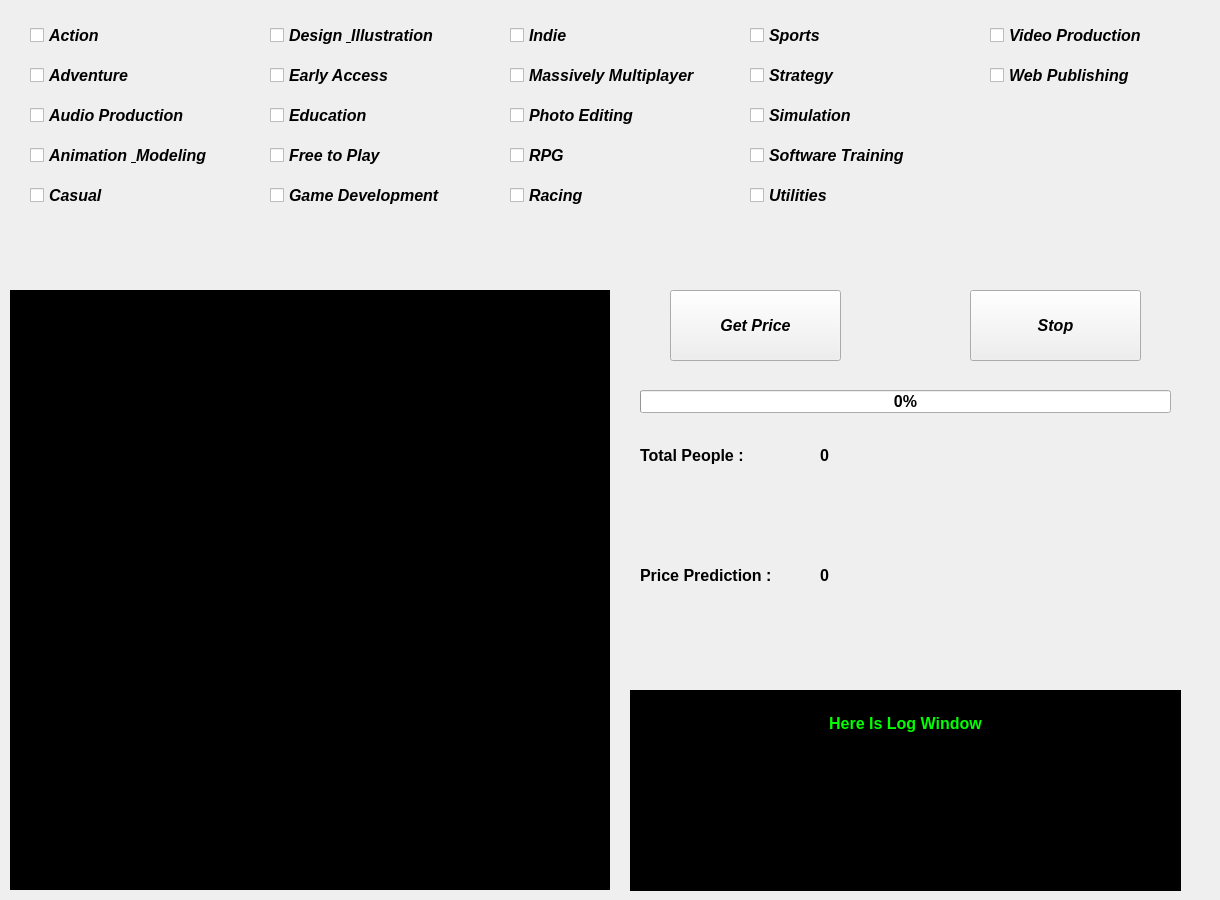
    <widget class="QWidget" name="tab_mul_price">
     <attribute name="title">
      <string>Predictions(Multi)</string>
     </attribute>
     <widget class="QWidget" name="plot_mul_prediction" native="true">
      <property name="geometry">
       <rect>
        <x>10</x>
        <y>290</y>
        <width>600</width>
        <height>600</height>
       </rect>
      </property>
      <property name="font">
       <font>
        <pointsize>12</pointsize>
        <weight>75</weight>
        <italic>true</italic>
        <bold>true</bold>
       </font>
      </property>
      <property name="styleSheet">
       <string notr="true">background-color: rgb(0, 0, 0);</string>
      </property>
     </widget>
     <widget class="QCheckBox" name="checkBox_mul_designandillustration">
      <property name="geometry">
       <rect>
        <x>270</x>
        <y>20</y>
        <width>221</width>
        <height>31</height>
       </rect>
      </property>
      <property name="font">
       <font>
        <pointsize>12</pointsize>
        <weight>75</weight>
        <italic>true</italic>
        <bold>true</bold>
       </font>
      </property>
      <property name="text">
       <string>Design &amp; Illustration</string>
      </property>
     </widget>
     <widget class="QCheckBox" name="checkBox_mul_earlyaccess">
      <property name="geometry">
       <rect>
        <x>270</x>
        <y>60</y>
        <width>221</width>
        <height>31</height>
       </rect>
      </property>
      <property name="font">
       <font>
        <pointsize>12</pointsize>
        <weight>75</weight>
        <italic>true</italic>
        <bold>true</bold>
       </font>
      </property>
      <property name="text">
       <string>Early Access</string>
      </property>
     </widget>
     <widget class="QCheckBox" name="checkBox_mul_indie">
      <property name="geometry">
       <rect>
        <x>510</x>
        <y>20</y>
        <width>221</width>
        <height>31</height>
       </rect>
      </property>
      <property name="font">
       <font>
        <pointsize>12</pointsize>
        <weight>75</weight>
        <italic>true</italic>
        <bold>true</bold>
       </font>
      </property>
      <property name="text">
       <string>Indie</string>
      </property>
     </widget>
     <widget class="QCheckBox" name="checkBox_mul_sports">
      <property name="geometry">
       <rect>
        <x>750</x>
        <y>20</y>
        <width>221</width>
        <height>31</height>
       </rect>
      </property>
      <property name="font">
       <font>
        <pointsize>12</pointsize>
        <weight>75</weight>
        <italic>true</italic>
        <bold>true</bold>
       </font>
      </property>
      <property name="text">
       <string>Sports</string>
      </property>
     </widget>
     <widget class="QCheckBox" name="checkBox_mul_action">
      <property name="geometry">
       <rect>
        <x>30</x>
        <y>20</y>
        <width>81</width>
        <height>31</height>
       </rect>
      </property>
      <property name="font">
       <font>
        <pointsize>12</pointsize>
        <weight>75</weight>
        <italic>true</italic>
        <bold>true</bold>
       </font>
      </property>
      <property name="text">
       <string>Action</string>
      </property>
     </widget>
     <widget class="QCheckBox" name="checkBox_mul_simulation">
      <property name="geometry">
       <rect>
        <x>750</x>
        <y>100</y>
        <width>221</width>
        <height>31</height>
       </rect>
      </property>
      <property name="font">
       <font>
        <pointsize>12</pointsize>
        <weight>75</weight>
        <italic>true</italic>
        <bold>true</bold>
       </font>
      </property>
      <property name="text">
       <string>Simulation</string>
      </property>
     </widget>
     <widget class="QCheckBox" name="checkBox_mul_freetoplay">
      <property name="geometry">
       <rect>
        <x>270</x>
        <y>140</y>
        <width>221</width>
        <height>31</height>
       </rect>
      </property>
      <property name="font">
       <font>
        <pointsize>12</pointsize>
        <weight>75</weight>
        <italic>true</italic>
        <bold>true</bold>
       </font>
      </property>
      <property name="text">
       <string>Free to Play</string>
      </property>
     </widget>
     <widget class="QCheckBox" name="checkBox_mul_webpublishing">
      <property name="geometry">
       <rect>
        <x>990</x>
        <y>60</y>
        <width>221</width>
        <height>31</height>
       </rect>
      </property>
      <property name="font">
       <font>
        <pointsize>12</pointsize>
        <weight>75</weight>
        <italic>true</italic>
        <bold>true</bold>
       </font>
      </property>
      <property name="text">
       <string>Web Publishing</string>
      </property>
     </widget>
     <widget class="QPushButton" name="button_mul_prediction">
      <property name="geometry">
       <rect>
        <x>670</x>
        <y>290</y>
        <width>171</width>
        <height>71</height>
       </rect>
      </property>
      <property name="font">
       <font>
        <pointsize>12</pointsize>
        <weight>75</weight>
        <italic>true</italic>
        <bold>true</bold>
       </font>
      </property>
      <property name="text">
       <string>Get Price</string>
      </property>
     </widget>
     <widget class="QCheckBox" name="checkBox_mul_education">
      <property name="geometry">
       <rect>
        <x>270</x>
        <y>100</y>
        <width>221</width>
        <height>31</height>
       </rect>
      </property>
      <property name="font">
       <font>
        <pointsize>12</pointsize>
        <weight>75</weight>
        <italic>true</italic>
        <bold>true</bold>
       </font>
      </property>
      <property name="text">
       <string>Education</string>
      </property>
     </widget>
     <widget class="QCheckBox" name="checkBox_mul_softwaretraining">
      <property name="geometry">
       <rect>
        <x>750</x>
        <y>140</y>
        <width>221</width>
        <height>31</height>
       </rect>
      </property>
      <property name="font">
       <font>
        <pointsize>12</pointsize>
        <weight>75</weight>
        <italic>true</italic>
        <bold>true</bold>
       </font>
      </property>
      <property name="text">
       <string>Software Training</string>
      </property>
     </widget>
     <widget class="QCheckBox" name="checkBox_mul_gamedevelopment">
      <property name="geometry">
       <rect>
        <x>270</x>
        <y>180</y>
        <width>221</width>
        <height>31</height>
       </rect>
      </property>
      <property name="font">
       <font>
        <pointsize>12</pointsize>
        <weight>75</weight>
        <italic>true</italic>
        <bold>true</bold>
       </font>
      </property>
      <property name="text">
       <string>Game Development</string>
      </property>
     </widget>
     <widget class="QCheckBox" name="checkBox_mul_casual">
      <property name="geometry">
       <rect>
        <x>30</x>
        <y>180</y>
        <width>221</width>
        <height>31</height>
       </rect>
      </property>
      <property name="font">
       <font>
        <pointsize>12</pointsize>
        <weight>75</weight>
        <italic>true</italic>
        <bold>true</bold>
       </font>
      </property>
      <property name="text">
       <string>Casual</string>
      </property>
     </widget>
     <widget class="QCheckBox" name="checkBox_mul_audioproduction">
      <property name="geometry">
       <rect>
        <x>30</x>
        <y>100</y>
        <width>221</width>
        <height>31</height>
       </rect>
      </property>
      <property name="font">
       <font>
        <pointsize>12</pointsize>
        <weight>75</weight>
        <italic>true</italic>
        <bold>true</bold>
       </font>
      </property>
      <property name="text">
       <string>Audio Production</string>
      </property>
     </widget>
     <widget class="QCheckBox" name="checkBox_mul_vedioproduction">
      <property name="geometry">
       <rect>
        <x>990</x>
        <y>20</y>
        <width>221</width>
        <height>31</height>
       </rect>
      </property>
      <property name="font">
       <font>
        <pointsize>12</pointsize>
        <weight>75</weight>
        <italic>true</italic>
        <bold>true</bold>
       </font>
      </property>
      <property name="text">
       <string>Video Production</string>
      </property>
     </widget>
     <widget class="QCheckBox" name="checkBox_mul_photoediting">
      <property name="geometry">
       <rect>
        <x>510</x>
        <y>100</y>
        <width>221</width>
        <height>31</height>
       </rect>
      </property>
      <property name="font">
       <font>
        <pointsize>12</pointsize>
        <weight>75</weight>
        <italic>true</italic>
        <bold>true</bold>
       </font>
      </property>
      <property name="text">
       <string>Photo Editing</string>
      </property>
     </widget>
     <widget class="QCheckBox" name="checkBox_mul_strategy">
      <property name="geometry">
       <rect>
        <x>750</x>
        <y>60</y>
        <width>221</width>
        <height>31</height>
       </rect>
      </property>
      <property name="font">
       <font>
        <pointsize>12</pointsize>
        <weight>75</weight>
        <italic>true</italic>
        <bold>true</bold>
       </font>
      </property>
      <property name="text">
       <string>Strategy</string>
      </property>
     </widget>
     <widget class="QCheckBox" name="checkBox_mul_racing">
      <property name="geometry">
       <rect>
        <x>510</x>
        <y>180</y>
        <width>221</width>
        <height>31</height>
       </rect>
      </property>
      <property name="font">
       <font>
        <pointsize>12</pointsize>
        <weight>75</weight>
        <italic>true</italic>
        <bold>true</bold>
       </font>
      </property>
      <property name="text">
       <string>Racing</string>
      </property>
     </widget>
     <widget class="QCheckBox" name="checkBox_mul_animationandmodeling">
      <property name="geometry">
       <rect>
        <x>30</x>
        <y>140</y>
        <width>221</width>
        <height>31</height>
       </rect>
      </property>
      <property name="font">
       <font>
        <pointsize>12</pointsize>
        <weight>75</weight>
        <italic>true</italic>
        <bold>true</bold>
       </font>
      </property>
      <property name="text">
       <string>Animation &amp; Modeling</string>
      </property>
     </widget>
     <widget class="QCheckBox" name="checkBox_mul_adventure">
      <property name="geometry">
       <rect>
        <x>30</x>
        <y>60</y>
        <width>131</width>
        <height>31</height>
       </rect>
      </property>
      <property name="font">
       <font>
        <pointsize>12</pointsize>
        <weight>75</weight>
        <italic>true</italic>
        <bold>true</bold>
       </font>
      </property>
      <property name="text">
       <string>Adventure</string>
      </property>
     </widget>
     <widget class="QCheckBox" name="checkBox_mul_rpg">
      <property name="geometry">
       <rect>
        <x>510</x>
        <y>140</y>
        <width>221</width>
        <height>31</height>
       </rect>
      </property>
      <property name="font">
       <font>
        <pointsize>12</pointsize>
        <weight>75</weight>
        <italic>true</italic>
        <bold>true</bold>
       </font>
      </property>
      <property name="text">
       <string>RPG</string>
      </property>
     </widget>
     <widget class="QCheckBox" name="checkBox_mul_massivelymultiplayer">
      <property name="geometry">
       <rect>
        <x>510</x>
        <y>60</y>
        <width>221</width>
        <height>31</height>
       </rect>
      </property>
      <property name="font">
       <font>
        <pointsize>12</pointsize>
        <weight>75</weight>
        <italic>true</italic>
        <bold>true</bold>
       </font>
      </property>
      <property name="text">
       <string>Massively Multiplayer</string>
      </property>
     </widget>
     <widget class="QCheckBox" name="checkBox_mul_utilities">
      <property name="geometry">
       <rect>
        <x>750</x>
        <y>180</y>
        <width>221</width>
        <height>31</height>
       </rect>
      </property>
      <property name="font">
       <font>
        <pointsize>12</pointsize>
        <weight>75</weight>
        <italic>true</italic>
        <bold>true</bold>
       </font>
      </property>
      <property name="text">
       <string>Utilities</string>
      </property>
     </widget>
     <widget class="QProgressBar" name="progressBar_mul">
      <property name="geometry">
       <rect>
        <x>640</x>
        <y>390</y>
        <width>531</width>
        <height>23</height>
       </rect>
      </property>
      <property name="font">
       <font>
        <pointsize>12</pointsize>
        <weight>75</weight>
        <italic>false</italic>
        <bold>true</bold>
       </font>
      </property>
      <property name="value">
       <number>0</number>
      </property>
     </widget>
     <widget class="QLabel" name="label_mul_priceprediction">
      <property name="geometry">
       <rect>
        <x>640</x>
        <y>560</y>
        <width>161</width>
        <height>31</height>
       </rect>
      </property>
      <property name="font">
       <font>
        <pointsize>12</pointsize>
        <weight>75</weight>
        <italic>false</italic>
        <bold>true</bold>
       </font>
      </property>
      <property name="text">
       <string>Price Prediction : </string>
      </property>
     </widget>
     <widget class="QLabel" name="label_mul_price">
      <property name="geometry">
       <rect>
        <x>820</x>
        <y>560</y>
        <width>161</width>
        <height>31</height>
       </rect>
      </property>
      <property name="font">
       <font>
        <pointsize>12</pointsize>
        <weight>75</weight>
        <italic>false</italic>
        <bold>true</bold>
       </font>
      </property>
      <property name="text">
       <string>0</string>
      </property>
     </widget>
     <widget class="QTextBrowser" name="textBrowser_mul_log">
      <property name="geometry">
       <rect>
        <x>630</x>
        <y>690</y>
        <width>551</width>
        <height>201</height>
       </rect>
      </property>
      <property name="font">
       <font>
        <pointsize>12</pointsize>
        <weight>75</weight>
        <bold>true</bold>
       </font>
      </property>
      <property name="styleSheet">
       <string notr="true">background-color: rgb(0, 0, 0);
color: rgb(0, 255, 0);</string>
      </property>
      <property name="html">
       <string>&lt;!DOCTYPE HTML PUBLIC &quot;-//W3C//DTD HTML 4.0//EN&quot; &quot;http://www.w3.org/TR/REC-html40/strict.dtd&quot;&gt;
&lt;html&gt;&lt;head&gt;&lt;meta name=&quot;qrichtext&quot; content=&quot;1&quot; /&gt;&lt;style type=&quot;text/css&quot;&gt;
p, li { white-space: pre-wrap; }
&lt;/style&gt;&lt;/head&gt;&lt;body style=&quot; font-family:'Sans Serif'; font-size:12pt; font-weight:600; font-style:normal;&quot;&gt;
&lt;p style=&quot;-qt-paragraph-type:empty; margin-top:0px; margin-bottom:0px; margin-left:0px; margin-right:0px; -qt-block-indent:0; text-indent:0px;&quot;&gt;&lt;br /&gt;&lt;/p&gt;
&lt;p align=&quot;center&quot; style=&quot; margin-top:0px; margin-bottom:0px; margin-left:0px; margin-right:0px; -qt-block-indent:0; text-indent:0px;&quot;&gt;Here Is Log Window&lt;/p&gt;
&lt;p style=&quot;-qt-paragraph-type:empty; margin-top:0px; margin-bottom:0px; margin-left:0px; margin-right:0px; -qt-block-indent:0; text-indent:0px;&quot;&gt;&lt;br /&gt;&lt;/p&gt;&lt;/body&gt;&lt;/html&gt;</string>
      </property>
     </widget>
     <widget class="QLabel" name="label_mul_totalpeople">
      <property name="geometry">
       <rect>
        <x>640</x>
        <y>440</y>
        <width>161</width>
        <height>31</height>
       </rect>
      </property>
      <property name="font">
       <font>
        <pointsize>12</pointsize>
        <weight>75</weight>
        <italic>false</italic>
        <bold>true</bold>
       </font>
      </property>
      <property name="text">
       <string>Total People : </string>
      </property>
     </widget>
     <widget class="QPushButton" name="button_mul_stop">
      <property name="geometry">
       <rect>
        <x>970</x>
        <y>290</y>
        <width>171</width>
        <height>71</height>
       </rect>
      </property>
      <property name="font">
       <font>
        <pointsize>12</pointsize>
        <weight>75</weight>
        <italic>true</italic>
        <bold>true</bold>
       </font>
      </property>
      <property name="text">
       <string>Stop</string>
      </property>
     </widget>
     <widget class="QLabel" name="label_mul_totalpeoplenum">
      <property name="geometry">
       <rect>
        <x>820</x>
        <y>440</y>
        <width>161</width>
        <height>31</height>
       </rect>
      </property>
      <property name="font">
       <font>
        <pointsize>12</pointsize>
        <weight>75</weight>
        <italic>false</italic>
        <bold>true</bold>
       </font>
      </property>
      <property name="text">
       <string>0</string>
      </property>
     </widget>
    </widget>
